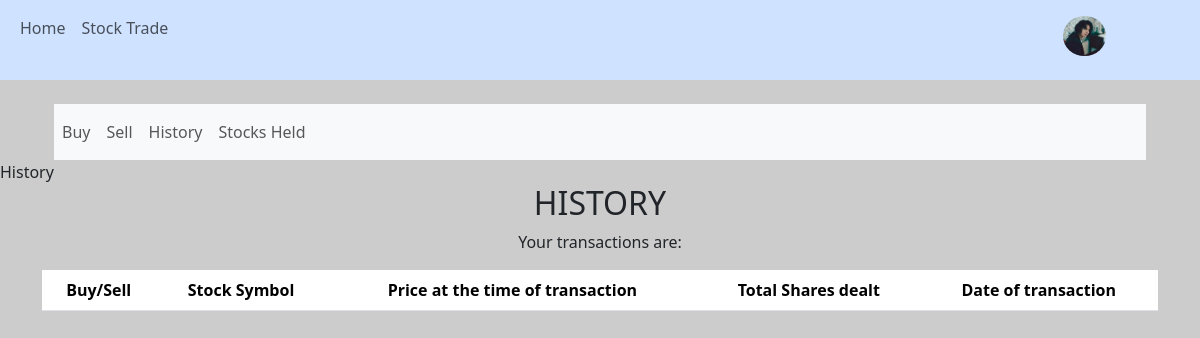
Before: /trade/history (signed in) with the older database file.
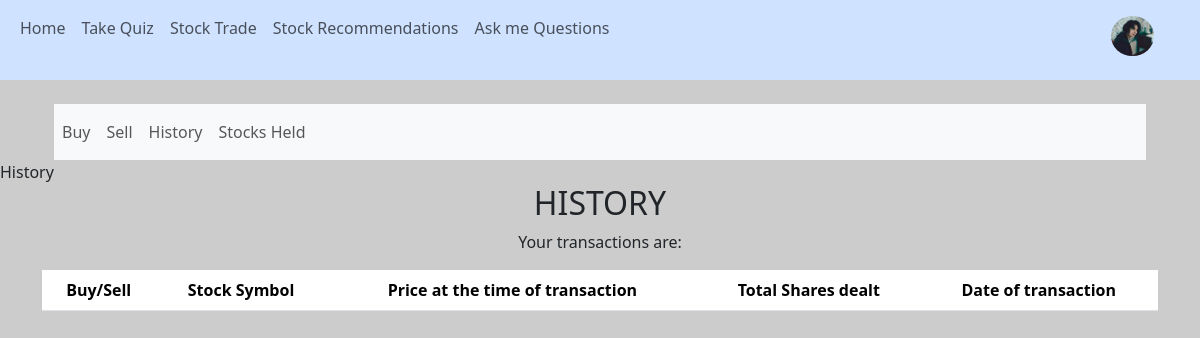
After: the same page with the newer database file.
### trade/views.py (the view)
@trade.route("/history")
@login_required
def history():
    try:
        historyy = db.session.query(History.price, History.shares, History.date, History.symbol).filter_by(user_id=current_user.id).all()
    except SQLAlchemyError as e:
        flash(f"Can't connect to database: {e}")
        return redirect(url_for("trade.history"))
    return render_template("history.html", historyy=historyy)

### trade/templates/history.html (shortened to what this page needs)
<!DOCTYPE html>
{% include "navbar.html" %}
{% block main %}
<link rel="stylesheet" href="{{ url_for('trade.static', filename='style.css') }}">
<body class="history-background">
    <div class="container text-center">
        <h2>HISTORY</h2>
        <p>Your transactions are: </p>
        <table class="table table-striped">
            <thead>
                <tr>
                    <th>Buy/Sell</th>
                    <th>Stock Symbol</th>
                    <th>Price at the time of transaction</th>
                    <th>Total Shares dealt</th>
                    <th>Date of transaction</th>
                </tr>
            </thead>
        </table>
    </div>
{% endblock %}
</body>

### user/templates/layout.html (shortened to what this page needs)
<!DOCTYPE html>
<html lang="en">
<head>
    <link href="https://cdn.jsdelivr.net/npm/bootstrap@5.3.3/dist/css/bootstrap.min.css"
          rel="stylesheet"
>
</head>
<body>
<nav class="navbar navbar-expand-lg bg-body-tertiary bg-primary-subtle">
    <div class="container-fluid">
        <div class="collapse navbar-collapse" id="navbarNav">
            <ul class="navbar-nav">
                {% if current_user.is_authenticated %}
                    {% if current_user.is_vip %}
                        <li class="nav-item">
                            <a class="nav-link {% if current_page == 'home' %}active{% endif %}"
                               href="{{ url_for('trade.home') }}">Home</a>
                        </li>
                        <li class="nav-item">
                            <a class="nav-link {% if current_page == 'quiz' %}active{% endif %}"
                               href="{{ url_for('quiz.quiz_page') }}">Take Quiz</a>
                        </li>
                        <li class="nav-item">
                            <a class="nav-link {% if current_page == 'stocktrade' %}active{% endif %}"
                               href="{{ url_for('trade.stocktrade') }}">Stock Trade</a>
                        </li>
                        <li class="nav-item">
                            <a class="nav-link {% if current_page == 'recommendations' %}active{% endif %}"
                               href="{{ url_for('trade.recommendations') }}">Stock Recommendations</a>
                        </li>
                        <li class="nav-item">
                            <a class="nav-link {% if current_page == 'chat' %}active{% endif %}"
                               href="{{ url_for('chatbot.chat') }}">Ask me Questions</a>&nbsp;&nbsp;&nbsp;&nbsp;&nbsp;&nbsp;&nbsp;&nbsp;&nbsp;&nbsp;&nbsp;&nbsp;&nbsp;&nbsp;&nbsp;&nbsp;
                        </li>
                    {% elif not current_user.is_vip %}
                        <li class="nav-item">
                            <a class="nav-link {% if current_page == 'home' %}active{% endif %}"
                               href="{{ url_for('trade.home') }}">Home</a>
                        </li>
                        <li class="nav-item">
                            <a class="nav-link {% if current_page == 'stocktrade' %}active{% endif %}"
                               href="{{ url_for('trade.stocktrade') }}">Stock Trade</a>&nbsp;&nbsp;&nbsp;&nbsp;
                        </li>
                    {% endif %}
                    <li class="nav-item ms-auto">
                        <a href="{{ url_for('views.profile') }}" class="nav-link">
                            <img src="{{ url_for('static', filename='assets/images/user_uploads/' + current_profile_pic) }}"
                                 alt="User Profile Picture" height="40" class="pro-img rounded-circle">
                        </a>
                    </li>
                {% endif %}
            </ul>
        </div>
    </div>
</nav>
<div class="container mt-4">
    {% block content %}{% endblock %}
</div>
</body>
</html>

Changed rows visible on the page:
changed User: is_vip False → True (drawn)
Other visible differences:
text now shown: "Take Quiz Stock Recommendations Ask me Questions"
